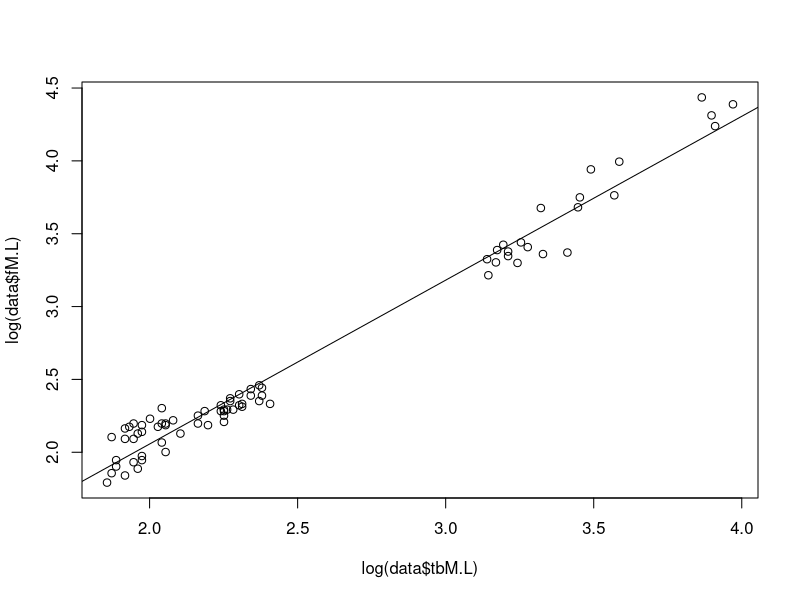
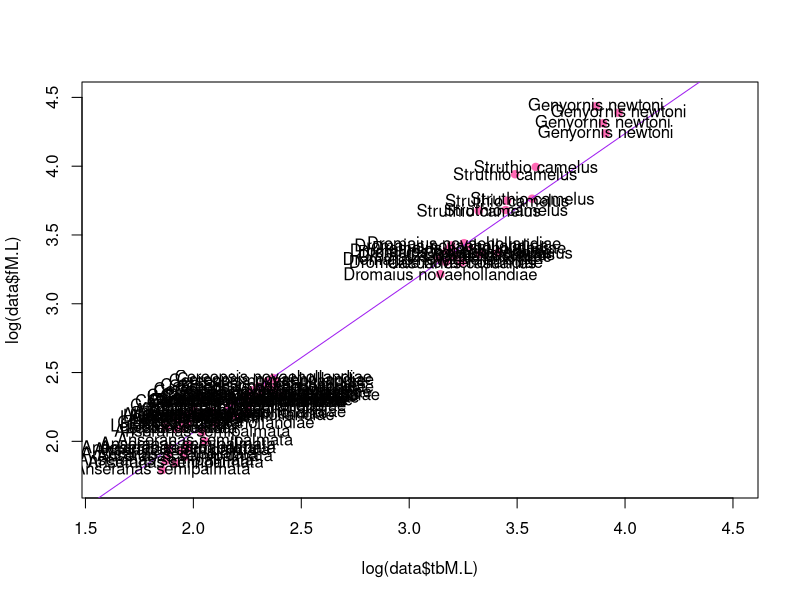

The R script that drew these images, in order:
## ---- chunk 1
knitr::opts_chunk$set(echo=FALSE, message=FALSE, results='hide' )
## ---- chunk 2
#this sets the directory to the source directory without having to manually click your way there
library(rstudioapi) # Safely Access the RStudio API
setwd(dirname(getActiveDocumentContext()$path))

#make sure you delete all empty columns/rows by hitting "delete" in excel
data<-read.csv(file = "../Data/Raw/honours_hindlimbs.csv")

## ---- chunk 3
#just a summary of the data
summary(data)


#run a linear model: y is on left, x is on right
reg1 <- lm(log(data$fM.L) ~ log(data$tbM.L))

#here's how to get a summary output
summary(reg1)

#plotting like this NOW HAS x on left, y on right
plot(log(data$fM.L) ~ log(data$tbM.L))
abline(reg1)


## ---- chunk 4

data_noG <- data[-c(77:82),]

#run a linear model: y is on left, x is on right
NoG <- lm(log(data_noG$fM.L) ~ log(data_noG$tbM.L))

#here's how to get a summary output
summary(NoG)


## ---- chunk 5
#plotting like this NOW HAS x on left, y on right
plot(log(data$fM.L) ~ log(data$tbM.L), xlim=c(1.6,4.5), ylim=c(1.7,4.5), pch=19, col="hotpink"); abline(NoG, col="purple")
#add row names to your plot
text(log(data$fM.L) ~ log(data$tbM.L), labels=data$species )
